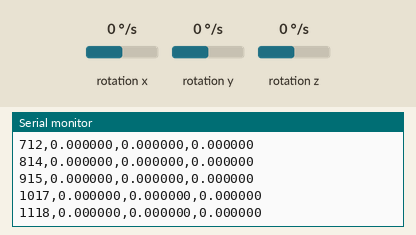
Simulated run of this sketch. Board: Arduino Nano 33 IoT. Shown: the last lines printed to the serial monitor. Inputs (shaded band) come from the test bench; at power-on: rotation x 0 °/s, rotation y 0 °/s, rotation z 0 °/s.

Above: at 1.2 s.
1.3 s: rotation x set to -192 °/s
At 1.33 s:
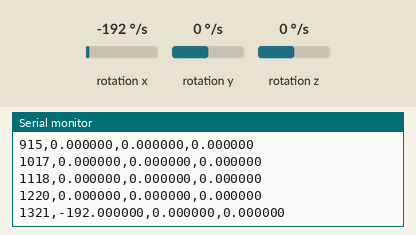
2.8 s: rotation y set to -192 °/s
At 2.85 s:
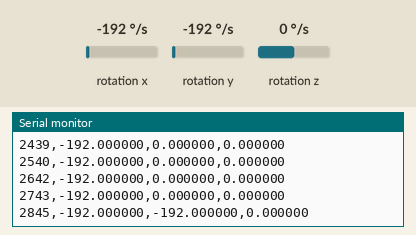
4.3 s: rotation z set to -192 °/s
At 4.37 s:
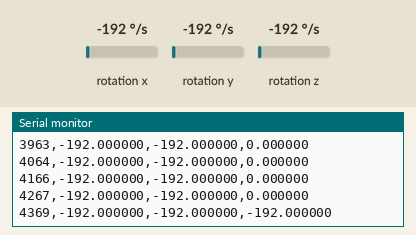
Timing chart, 0 to 7.3 s (numbered marks = the images above; inputs shaded):
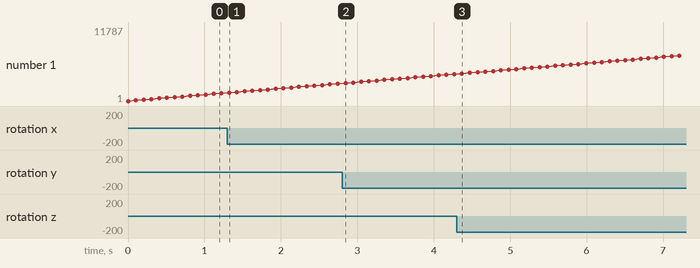

The sketch:

sit2255.1ptask.ino
```cpp
#include <Arduino_LSM6DS3.h>

void setup() {
    Serial.begin(115200);  // Start serial communication
    while (!Serial);       // Wait for Serial connection

    if (!IMU.begin()) {
        Serial.println("Failed to initialize IMU!");
        while (1);
    }

    Serial.println("Gyroscope initialized. Collecting data...");
}

void loop() {
    float x, y, z;

    if (IMU.gyroscopeAvailable()) {
        IMU.readGyroscope(x, y, z);
        Serial.print(millis()); // Timestamp
        Serial.print(",");
        Serial.print(x, 6);
        Serial.print(",");
        Serial.print(y, 6);
        Serial.print(",");
        Serial.println(z, 6);
    }

    delay(100);  // Adjust sampling rate (10Hz)
}
```

Measured:
- after the input at 1.3 s, the serial monitor: prints a new line at once (image 1)
- after the input at 2.8 s, the serial monitor: prints a new line after 0.05 s (image 2)
